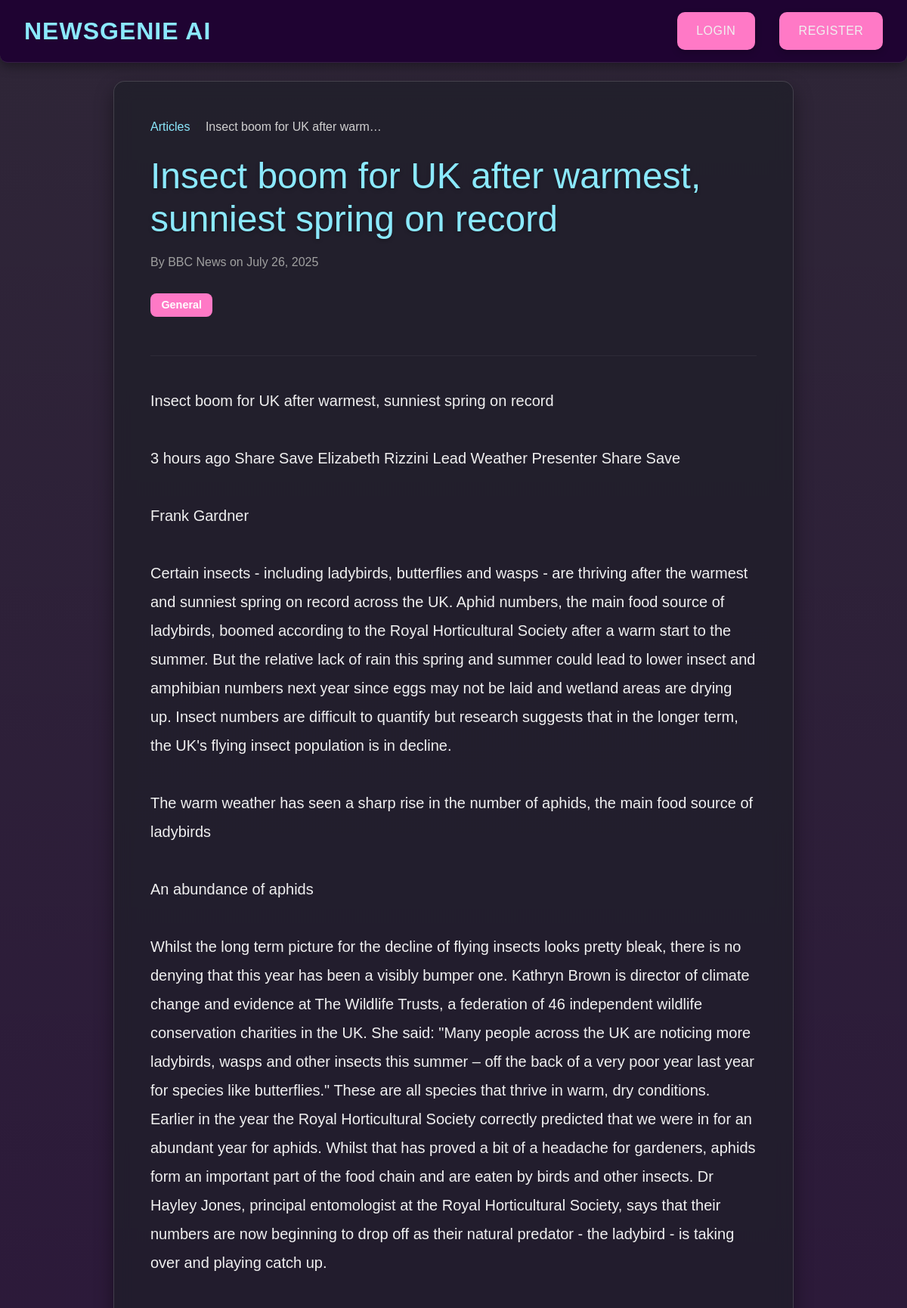
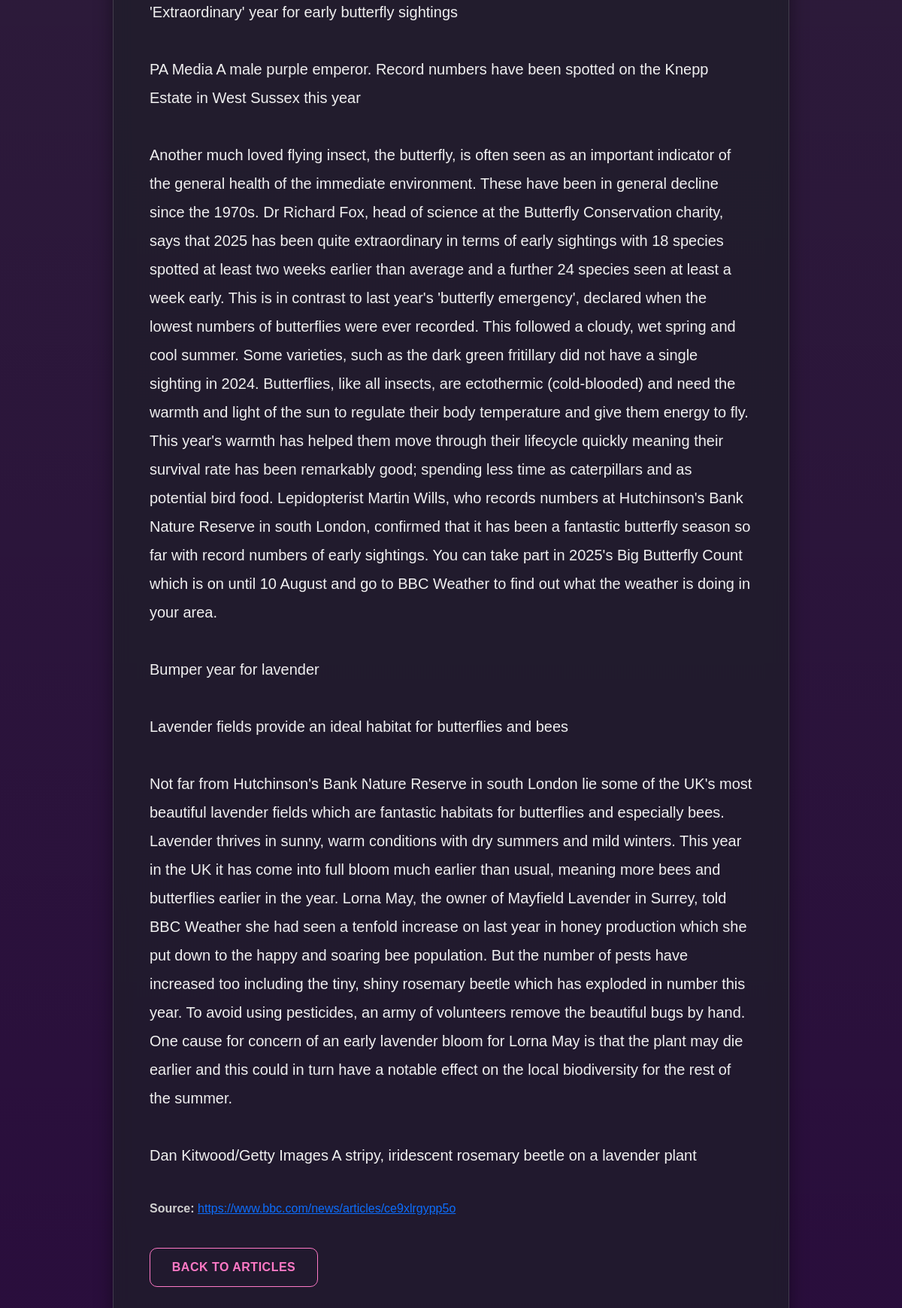
The page /article/220/ on the database its author committed (2 pictures, top to bottom).
### news/models.py (models this page shows, shortened)
class Article(models.Model):
    title = models.CharField(max_length=200)
    content = models.TextField()
    category = models.ForeignKey(Category, on_delete=models.SET_NULL, null=True, blank=True)
    published_date = models.DateTimeField(default=timezone.now)
    created_at = models.DateTimeField(auto_now_add=True)
    audio_file = models.FileField(upload_to='audio/', blank=True, null=True)
    image = models.ImageField(upload_to='articles/', blank=True, null=True)
    author = models.CharField(max_length=255, default="Unknown Source")
    publication_date = models.DateTimeField(null=True, blank=True)
    link = models.URLField(max_length=500, unique=True, null=True, blank=True)
    source = models.CharField(max_length=100, default='Unknown')
    categories = models.ManyToManyField('Category', related_name='multi_articles')
    summary = models.TextField(blank=True, null=True)
    is_summary_generated = models.BooleanField(default=False)
    approved = models.BooleanField(default=False)  # ✅ New field
    audio_file = models.FileField(upload_to='news_audio/', blank=True, null=True)
    def approved_status(self):
        return "Approved" if self.approved else "Pending"
    approved_status.boolean = True
    approved_status.short_description = "Status"
    class Meta:
        ordering = ['-published_date']

class Category(models.Model):
    name = models.CharField(max_length=100)
    description = models.TextField(blank=True)
    class Meta:
        verbose_name_plural = "Categories"

### news/views.py (the view)
# urls.py: path('article/<int:pk>/', views.ArticleDetailView.as_view(), name='article_detail'),
class ArticleDetailView(DetailView):
    model = Article
    template_name = 'news/article_detail.html'
    context_object_name = 'article'
    def get_queryset(self):
        if self.request.user.is_staff:
            return super().get_queryset()
        return super().get_queryset().filter(approved=True)
    def get_object(self, queryset=None):
        obj = super().get_object(queryset)
        if not obj.approved and not self.request.user.is_staff:
            raise Http404("Article not found or not yet approved.")
        if self.request.user.is_authenticated:
            ReadingHistory.objects.update_or_create(
                user=self.request.user,
                article=obj,
                defaults={'timestamp': timezone.now()}
            )
        return obj

### news/templates/news/article_detail.html (shortened to what this page needs)
{% extends 'base.html' %}
{% load static %}
{% block content %}
<link rel="stylesheet" href="{% static 'css/base.css' %}">
<div class="container mt-4">
    <nav aria-label="breadcrumb">
        <ol class="breadcrumb">
            <li class="breadcrumb-item"><a href="{% url 'news:article_list' %}">Articles</a></li>
            <li class="breadcrumb-item active" aria-current="page">{{ article.title|truncatechars:30 }}</li>
        </ol>
    </nav>
    <h1 class="mb-3">{{ article.title }}</h1>
    <p class="text-muted">By {{ article.author }} on {{ article.published_date|date:"F d, Y" }}</p>
    {% for category in article.categories.all %}
        <span class="badge bg-secondary me-1">{{ category.name }}</span>
    {% endfor %}
    <hr>
    <div class="lead">{{ article.content|linebreaksbr }}</div>
    {% if article.link %}
        <p class="mt-4">
            <strong>Source:</strong>
            <a href="{{ article.link }}" target="_blank" rel="noopener noreferrer">
                {{ article.link }}
            </a>
        </p>
    {% endif %}
    <a href="{% url 'news:article_list' %}" class="btn btn-outline-primary mt-4">Back to Articles</a>
</div>
{% endblock %}

### static/css/base.css (style rules this page uses)
body { margin: 0; padding: 0; font-family: "Poppins", sans-serif; background-image: linear-gradient(to bottom, rgba(10, 0, 20, 0.85), rgba(30, 0, 50, 0.95)), url("../img/background.jpg"); background-size: cover; background-repeat: no-repeat; background-position: center; background-attachment: fixed; color: #e0e0e0; }
.container.mt-4 { background-color: rgba(30, 30, 40, 0.7); backdrop-filter: blur(12px); padding: 3rem; border-radius: 15px; box-shadow: 0 10px 25px rgba(0, 0, 0, 0.4); margin: 2.5rem auto; max-width: 900px; border: 1px solid rgba(255, 255, 255, 0.15); }
.container.mt-4 h1 { color: #8be9fd; font-size: 3rem; margin-bottom: 1.5rem; line-height: 1.2; text-shadow: 0 2px 5px rgba(0, 0, 0, 0.3); }
.container.mt-4 p { color: #d0d0d0; }
.container.mt-4 .text-muted { font-size: 1rem; color: #a0a0a0 !important; margin-bottom: 1.8rem; }
.container.mt-4 .badge { background-color: #ff79c6 !important; font-size: 0.9rem; padding: 0.6em 1em; border-radius: 8px; margin-right: 0.8rem; margin-bottom: 1.2rem; display: inline-block; font-weight: 600; }
.container.mt-4 hr { border-top: 1px solid rgba(255, 255, 255, 0.2); margin-top: 2rem; margin-bottom: 2.5rem; }
.container.mt-4 .lead { font-size: 1.25rem; line-height: 1.9; color: #f0f0f0; margin-bottom: 2.5rem; }
.container.mt-4 .btn-outline-primary { border-color: #ff79c6; color: #ff79c6; transition: all 0.3s ease; padding: 0.8rem 1.8rem; font-weight: 600; border-radius: 10px; text-transform: uppercase; letter-spacing: 0.5px; }
.breadcrumb { background-color: transparent; padding: 0; margin-bottom: 1.5rem; }
.breadcrumb-item a { color: #8be9fd; text-decoration: none; font-weight: 500; transition: color 0.3s ease; }
.breadcrumb-item.active { color: #d0d0d0; }

### rows shown on the page
Article: title "Insect boom for UK after warm…", title "Insect boom for UK after warmest, sunniest spring on record", author "BBC News", published_date "July 26, 2025", content "Insect boom for UK after warmest, sunniest spring on record 3 hours ago Share Save Elizabeth Rizzini Lead Weather Presenter Share Save Frank Gardner Certain insects - including ladybirds, butterflies and wasps - are thriving after the warmest and sunniest spring on record across the UK. Aphid numbers, the main food source of ladybirds, boomed according to the Royal Horticultural Society after a warm start to the summer. But the relative lack of rain this spring and summer could lead to lower insect and amphibian numbers next year since eggs may not be laid and wetland areas are drying up. Insect numbers are difficult to quantify but research suggests that in the longer term, the UK's flying…", link "https://www.bbc.com/news/articles/ce9xlrgypp5o"
Category: name "General"
